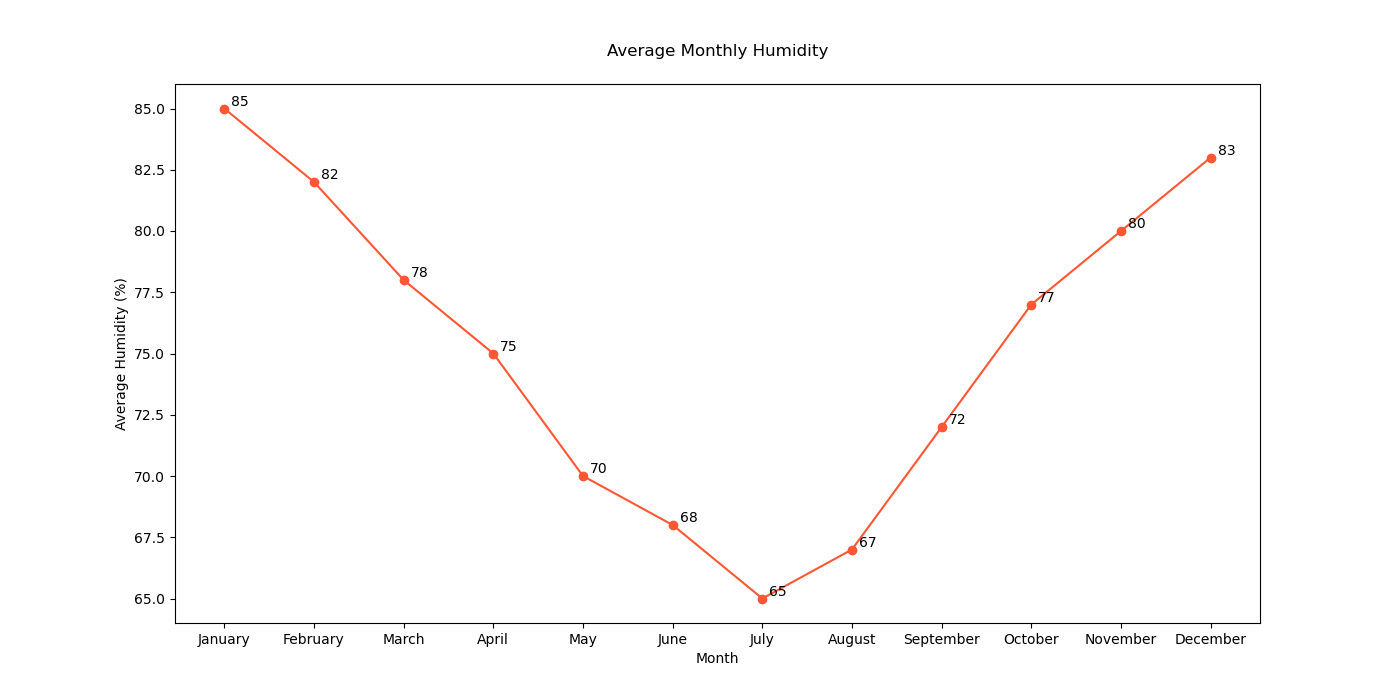

Recreate this plot in Python.

import matplotlib.pyplot as plt

# Data for plotting
months = ['January', 'February', 'March', 'April', 'May', 'June', 'July', 'August', 'September', 'October', 'November', 'December']
average_humidity = [85, 82, 78, 75, 70, 68, 65, 67, 72, 77, 80, 83]

# Create a new figure with specific width and height
plt.figure(figsize=(14, 7))

# Plotting the line chart with a specific color scheme
plt.plot(months, average_humidity, marker='o', linestyle='-', color='#ff5733')  # Orange color

# Assign annotations/labels to specific data points to provide additional information
for i, hum in enumerate(average_humidity):
    plt.annotate(str(hum), xy=(months[i], hum), xytext=(5, 2), textcoords='offset points')

# Modify the chart title and labels
plt.title('Average Monthly Humidity', pad=20)
plt.xlabel('Month')
plt.ylabel('Average Humidity (%)')

# Show the plot
plt.show()
